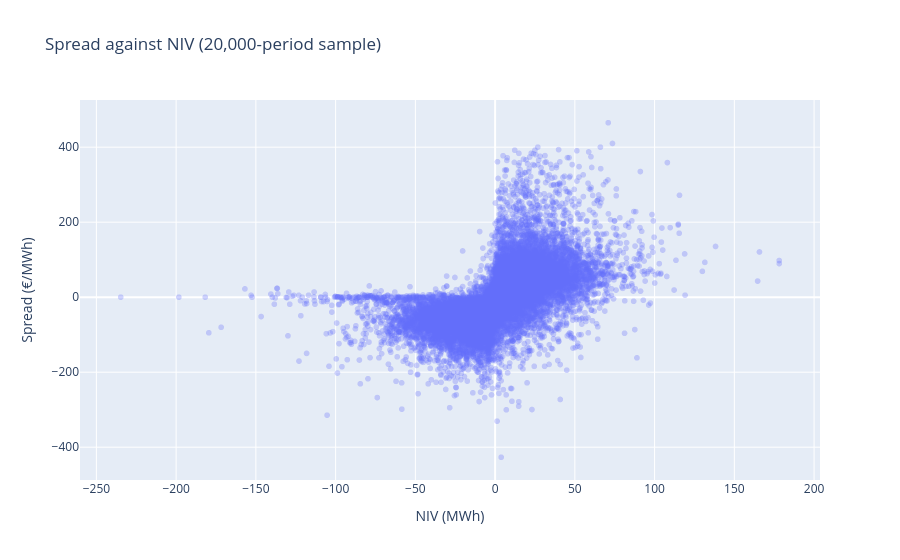

The cell this chart's notebook holds for it:
### Markdown cell above
## 6. Relation to the net imbalance volume

The thesis models the chain from renewable and demand uncertainty, through the net imbalance volume, to the imbalance price. A first check of that chain is whether spikes occur in the expected direction of system imbalance: upper spikes when the system is short (positive NIV) and lower spikes when it is long.

### Code cell
samp = df[["niv_mwh", "spread"]].dropna().sample(20000, random_state=0)
fig = px.scatter(samp, x="niv_mwh", y="spread", opacity=0.3, render_mode="webgl",
                 title="Spread against NIV (20,000-period sample)")
fig.update_layout(xaxis_title="NIV (MWh)", yaxis_title="Spread (€/MWh)")
fig

### Figure 1 — Plotly figure (JSON) as saved in the notebook; plotly's stock layout.template omitted (floating-point values rounded to 4 significant figures; data arrays with more than 128 entries replaced by an {"elided": "..."} marker saying what was removed)
{"data": [{"hovertemplate": "niv_mwh=%{x}<br>spread=%{y}<extra></extra>", "legendgroup": "", "marker": {"color": "#636efa", "opacity": 0.3, "symbol": "circle"}, "mode": "markers", "name": "", "showlegend": false, "type": "scattergl", "x": {"elided": "20000 float values"}, "xaxis": "x", "y": {"elided": "20000 float values"}, "yaxis": "y"}], "layout": {"legend": {"tracegroupgap": 0}, "title": {"text": "Spread against NIV (20,000-period sample)"}, "xaxis": {"anchor": "y", "domain": [0, 1], "title": {"text": "NIV (MWh)"}}, "yaxis": {"anchor": "x", "domain": [0, 1], "title": {"text": "Spread (€/MWh)"}}}}
